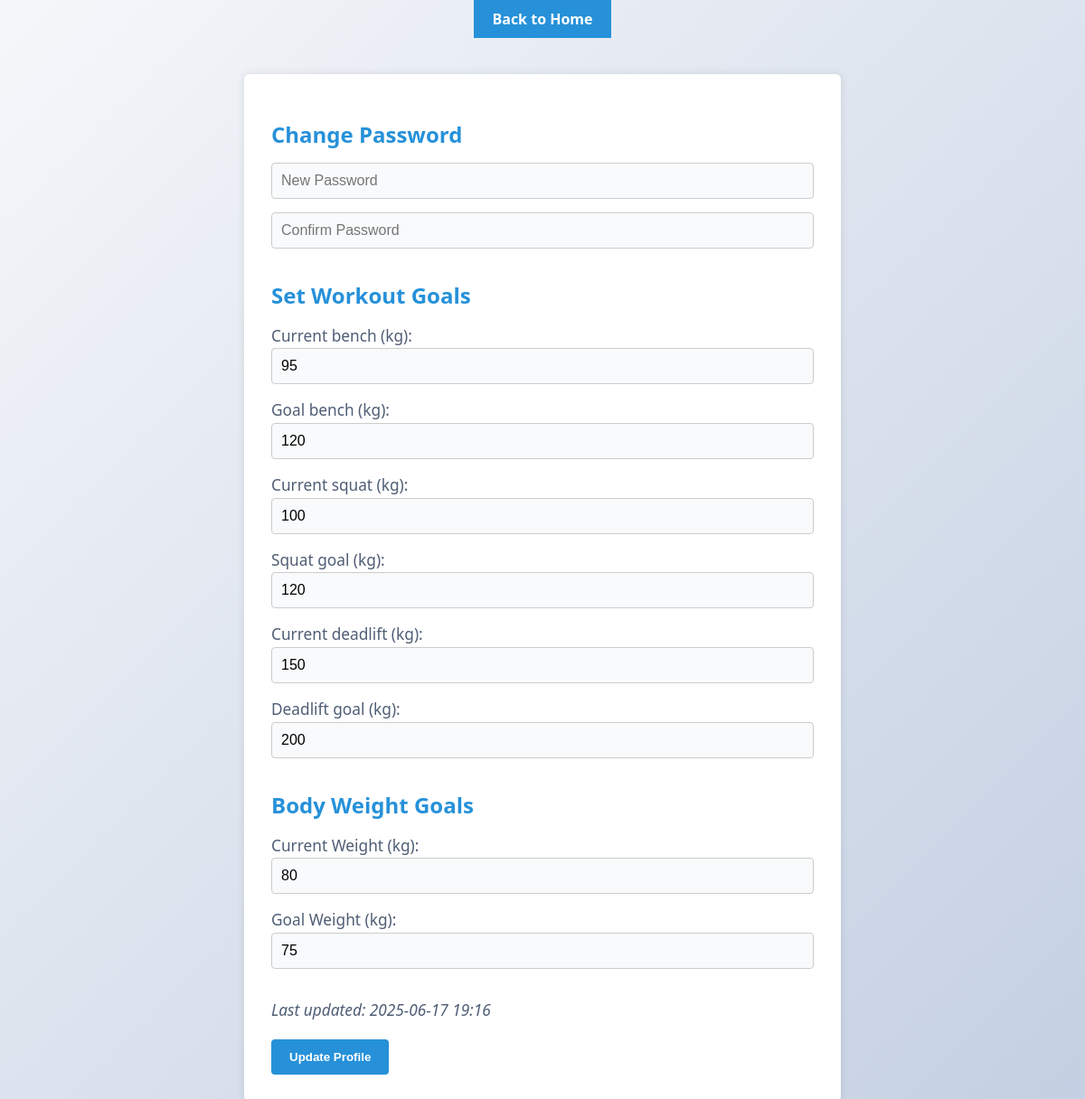
Page /profile_settings (signed in) on the earlier database version.
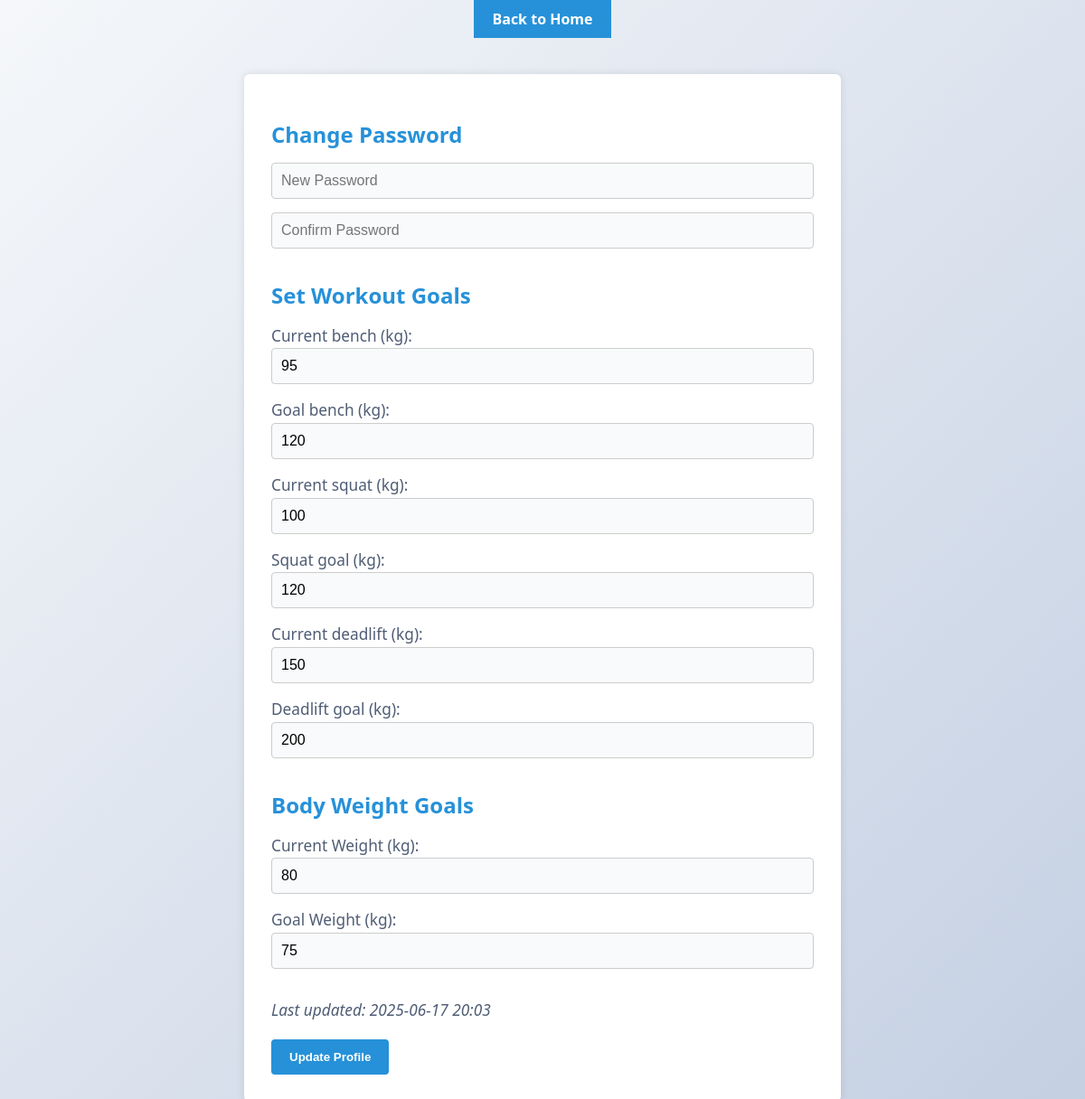
Same page on the later database version.
### workout_tracker/database_models.py (models this page shows)
class User(db.Model):
    __tablename__ = 'Users Table'
    ID = db.Column(db.Integer, primary_key=True)
    Username = db.Column(db.String, unique=True, nullable=False)
    password_hash = db.Column(db.String, nullable=False)
    Join_date = db.Column(db.String)
    instructions = db.Column(db.Text)
    description = db.Column(db.Text)
    bench_goal = db.Column(db.Integer)
    squat_goal = db.Column(db.Integer)
    deadlift_goal = db.Column(db.Integer)
    bench_current = db.Column(db.Integer)
    squat_current = db.Column(db.Integer)
    deadlift_current = db.Column(db.Integer)
    recovery_phrase = db.Column(db.Text)
    weight_updated = db.Column(db.String)
    current_weight = db.Column(db.Float)
    goal_weight = db.Column(db.Float)

### workout_tracker/app.py (the view, shortened to what this page needs)
@app.route('/profile_settings', methods=['GET', 'POST'])
def profile_settings():
    if 'user_id' not in session:
        return redirect(url_for('login'))
    user = User.query.get(session['user_id'])
    return render_template('profile_settings.html', user=user)

### Templates/profile_settings.html (shortened to what this page needs)
<!DOCTYPE html>
<html lang="en">
<head>
    <link rel="stylesheet" href="{{ url_for('static', filename='css/main_styles.css') }}">
</head>
<body>
<div class="top-nav">
    <a href="{{ url_for('home') }}">Back to Home</a>
</div>
<div class="container">
    <form method="POST">
        <h2>Change Password</h2>
        <input type="password" name="new_password" placeholder="New Password" maxlength="30">
        <input type="password" name="confirm_password" placeholder="Confirm Password" maxlength="30">
        <h2>Set Workout Goals</h2>
        <label>Current bench (kg):</label>
        <input type="number" name="bench_current" value="{{ user.bench_current or '' }}" min="0" max="500" placeholder="Current Bench Press (kg)">
        <label>Goal bench (kg):</label>
        <input type="number" name="bench_goal" value="{{ user.bench_goal or '' }}" min="0" max="500" placeholder="Bench Press Goal (kg)">
        <label>Current squat (kg):</label>
        <input type="number" name="squat_current" value="{{ user.squat_current or '' }}" min="0" max="500" placeholder="Current Squat (kg)">
        <label>Squat goal (kg):</label>
        <input type="number" name="squat_goal" value="{{ user.squat_goal or '' }}" min="0" max="500" placeholder="Squat Goal (kg)">
        <label>Current deadlift (kg):</label>
        <input type="number" name="deadlift_current" value="{{ user.deadlift_current or '' }}" min="0" max="500" placeholder="Current Deadlift (kg)">
        <label>Deadlift goal (kg):</label>
        <input type="number" name="deadlift_goal" value="{{ user.deadlift_goal or '' }}" min="0" max="500" placeholder="Deadlift Goal (kg)">
        <h2>Body Weight Goals</h2>
        <label>Current Weight (kg):</label>
        <input type="number" name="current_weight" step="0.1" min="0" max="500" value="{{ user.current_weight or '' }}" placeholder="Enter your current weight">
        <label>Goal Weight (kg):</label>
        <input type="number" name="goal_weight" step="0.1" min="0" max="500" value="{{ user.goal_weight or '' }}" placeholder="Enter your goal weight">
{% if user.weight_updated %}
  <p><em>Last updated: {{ user.weight_updated }}</em></p>
{% endif %}
        <button type="submit">Update Profile</button>
    </form>
</div>
</body>
</html>

### static/css/main_styles.css (style rules this page uses)
body { background: linear-gradient(135deg, #f5f7fa 0%, #c3cfe2 100%); font-family: 'Segoe UI', Arial, sans-serif; margin: 0; min-height: 100vh; display: flex; flex-direction: column; align-items: center; justify-content: center; }
p, label { color: #4f5d75; font-size: 1.08rem; margin-bottom: 18px; line-height: 1.6; }
input, select, textarea { width: 100%; padding: 12px 14px; margin-bottom: 22px; border: 1.5px solid #dbeafe; border-radius: 8px; font-size: 1rem; background: #f8fafc; transition: border 0.2s, box-shadow 0.2s; box-sizing: border-box; outline: none; }
body { font-family: 'Segoe UI', sans-serif; background-color: #f2f2f2; margin: 0; }
.top-nav { background-color: #2691d9; padding: 10px 20px; display: flex; justify-content: flex-end; }
.top-nav a { color: white; text-decoration: none; font-weight: bold; }
.container { max-width: 600px; background: white; margin: 40px auto; padding: 30px; border-radius: 6px; box-shadow: 0 0 10px rgba(0,0,0,0.1); }
.container h2 { color: #2691d9; margin-bottom: 15px; }
.container input { width: 100%; padding: 10px; margin-bottom: 15px; border-radius: 4px; border: 1px solid #ccc; }
.container button { background: #2691d9; color: white; border: none; padding: 12px 20px; border-radius: 4px; cursor: pointer; font-weight: bold; }

Differences in the rows shown:
changed User: weight_updated "2025-06-17 19:16" → "2025-06-17 20:03"
